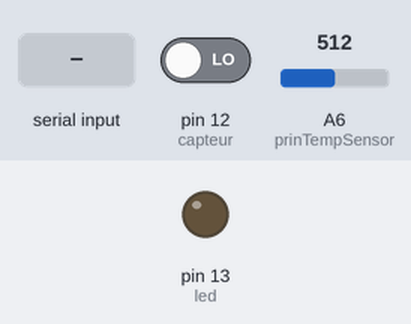
Bench run of a sketch on a simulated Arduino Nano, built with avr-gcc and run on an emulated ATmega328P. Parts: output pins drawn as LEDs (lit = HIGH). Inputs (shaded band) come from the test bench; at power-on: pin 12 (capteur) LOW, A6 (prinTempSensor) = 512. What the sketch prints to the serial monitor is not drawn.

Above: at 1.2 s.
1.3 s: byte 1 (1) received over Serial
At 2.4 s:
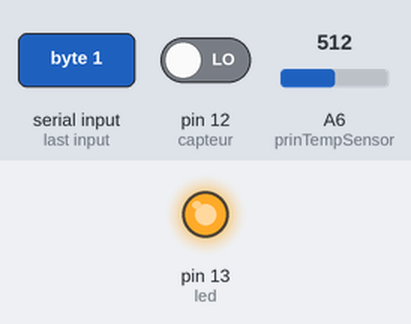
2.8 s: byte 3 (3) received over Serial
4.3 s: byte 4 (4) received over Serial
Timing chart, 0 to 7.3 s (numbered marks = the images above; inputs shaded):
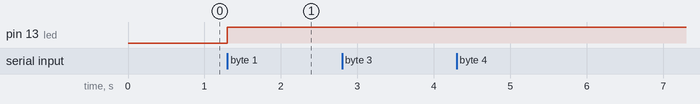

The sketch:

ARDUINO_HOME.ino
```cpp
//------------------- Déclaration des bibliothéques---------------
#include "amine.h"

//----------------- Déclaration des variables---------------------
int led=13;
int capteur=12;
int val;
int b;
boolean p;
int prinTempSensor=A6;

//---------------INSTANCES--------------------------------------
lumiere lumiere;
temperature temperature;
porte porte;

//---------------Configuration sortie/entrée------------------
void setup() {

  Serial.begin(9600);
  pinMode(13, OUTPUT);
}

//------------------Programme en boucle-----------------------
void loop() {

  b= analogRead(prinTempSensor);
  p=digitalRead(capteur);

  if ( Serial.available() > 0) {
    val = Serial.read();

 switch (val) {
  case 1:
    lumiere.on(led);
    break;
  case 2:
    lumiere.off(led);
    break;
  case 3:
 // Serial.write(b);
   temperature.envoie(b);
    break;
  case 4:

     if(p==1){porte.fermee();}
     if(p==0){porte.ouverte();}
  break;
}

  }
}
```

amine.cpp
```cpp
//-----------------Programmation des classes-------------------
//-----------------------BIBLIOTHEQUES UTILES-----------------------
#include "amine.h"
#include "Arduino.h"

//----------------------------------------------
void lumiere::on(int led){
  digitalWrite(led,HIGH);
  }
//-------------------------------------
void lumiere::off(int led){
 digitalWrite(led,LOW);
  }
//---------------------------------------------------------
void temperature::envoie(int t) {
  const int B=4275;
    float R=1023.0/((float)t)-1.0;
  R=100000.0*R;
  int temperatureC=1.0/(log(R/100000.0)/B+1/298.15)-273.15;
  char*p;
  p = (char*) &temperatureC;

Serial.write(p,2);
delay(500);

 }
//---------------------------------------------------------
 void porte::fermee(){Serial.write(1);}
//----------------------------------------------------
 void porte::ouverte(){Serial.write(3);}
```

amine.h
```cpp
// Déclaration des classes---------------------
//-------------- Classe lumiére-----------------
 class lumiere{
    public:
    void on(int pin);
    void off(int pin);
 };
//-------------- Classe température--------------------------
  class temperature{
    public:
  void envoie(int t);

  };
 //---------------Classe Porte----------------------
 class porte{
  public:
 // void etat(int p1);
 void fermee();
 void ouverte();
 };
```

Measured:
- after the input at 1.3 s, pin 13 (led): LOW → HIGH at once
- after the input at 2.8 s, every drawn part: stays the same
- after the input at 4.3 s, every drawn part: stays the same
